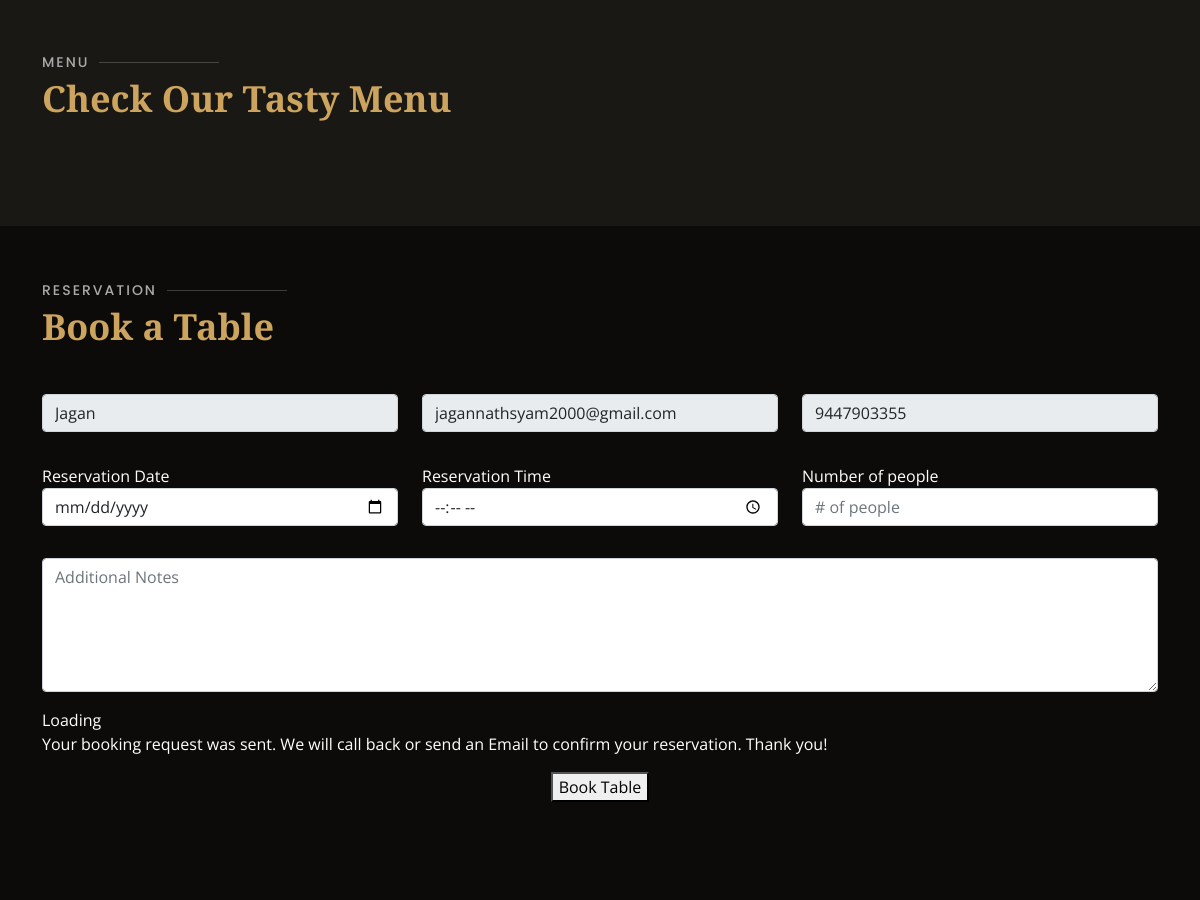
/user_restaurant_view/5 (signed in, middle part), run on an earlier commit of the app's database.
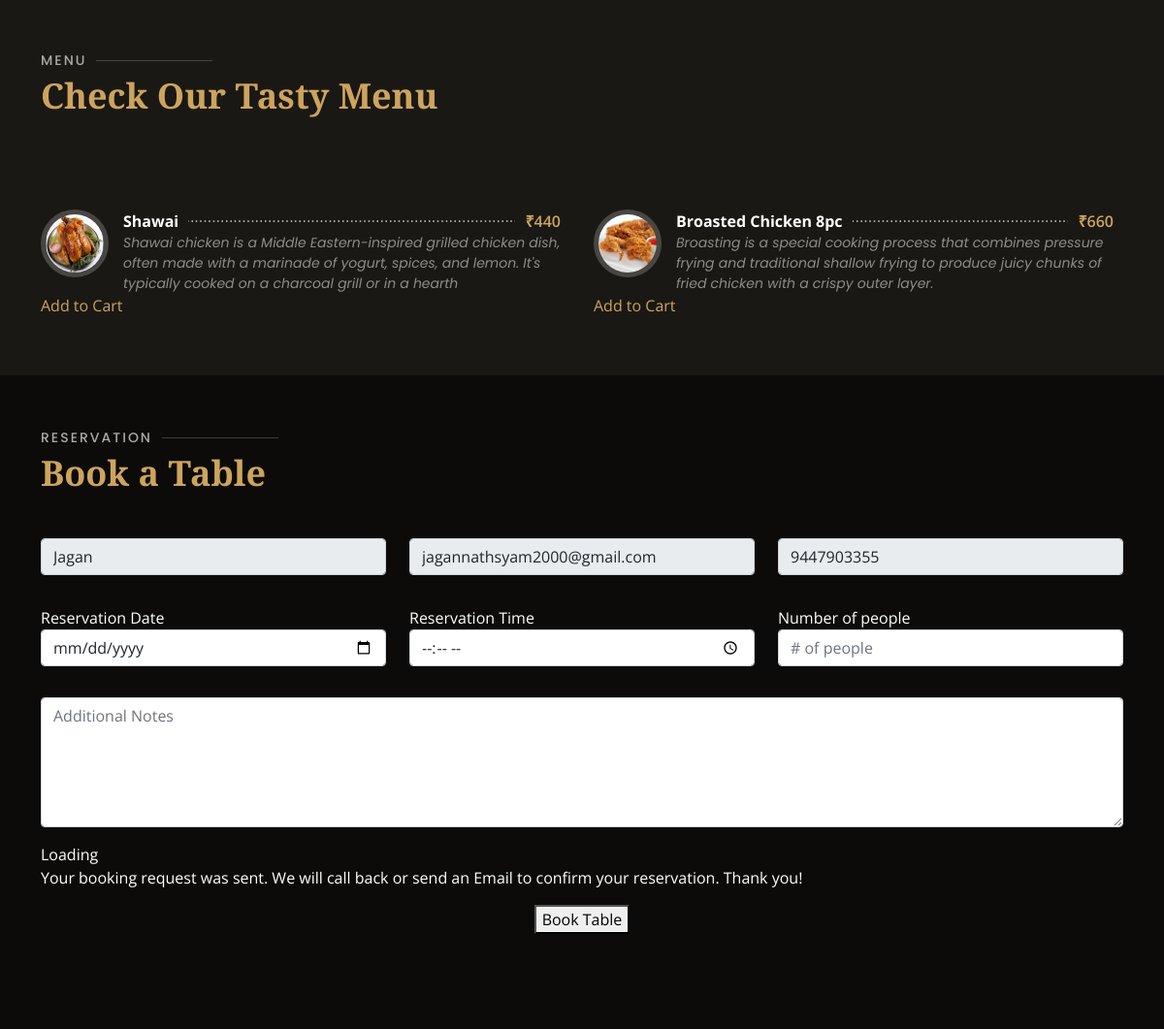
And on a later commit of the database.
### RestaurantApp/models.py (models this page shows)
class Dishes(models.Model):
    category=models.CharField(max_length=50)
    sub_category=models.CharField(max_length=50)
    dish_name=models.CharField(max_length=100)
    description=models.TextField(max_length=200)
    price=models.CharField(max_length=10)
    image=models.FileField(upload_to='dishes/')
    added_date=models.DateField(auto_now_add=True)
    login_id=models.ForeignKey('Staffs',on_delete=models.CASCADE)
    status=models.IntegerField(default=0)

### RestaurantApp/views.py (the view, shortened to what this page needs)
# urls.py: path('user_restaurant_view/<int:id>',views.user_restaurant_view,name='user_restaurant_view'),
def user_restaurant_view(request,id):
    user_id=request.session.get('user_id')
    if not user_id:
        return redirect('index')
    user=get_object_or_404(Users,login_id=user_id)
    log_details=get_object_or_404(Login,id=user_id)
    details=get_object_or_404(Restaurants,id=id)
    dishes=Dishes.objects.filter(login_id__restaurant_name=details,status=1)
    reviews=Reviews.objects.filter(restaurant_id=id)
    return render(request,'user_restaurant_view.html',{'details':details,'dishes':dishes,'user':user,'login':log_details,'reviews':reviews,'id':id})

### RestaurantApp/templates/user_restaurant_view.html (shortened to what the changed rows need)
{% load static %}
<!DOCTYPE html>
<html lang="en">
<head>
  <link href="https://stackpath.bootstrapcdn.com/bootstrap/4.5.2/css/bootstrap.min.css" rel="stylesheet">
<link href="https://stackpath.bootstrapcdn.com/bootstrap/4.5.2/css/bootstrap.min.css" rel="stylesheet">
  <link href="{% static 'users/assets/vendor/animate.css/animate.min.css' %}" rel="stylesheet">
  <link href="{% static 'users/assets/vendor/aos/aos.css' %}" rel="stylesheet">
  <link href="{% static 'users/assets/vendor/bootstrap/css/bootstrap.min.css' %}" rel="stylesheet">
  <link href="{% static 'users/assets/vendor/bootstrap-icons/bootstrap-icons.css' %}" rel="stylesheet">
  <link href="{% static 'users/assets/vendor/boxicons/css/boxicons.min.css' %}" rel="stylesheet">
  <link href="{% static 'users/assets/vendor/glightbox/css/glightbox.min.css' %}" rel="stylesheet">
  <link href="{% static 'users/assets/vendor/swiper/swiper-bundle.min.css' %}" rel="stylesheet">
  <link href="{% static 'users/assets/css/style.css' %}" rel="stylesheet">
</head>
<body>
  <main id="main">
    <section id="menu" class="menu section-bg">
      <div class="container" data-aos="fade-up">
        <div class="section-title">
          <h2>Menu</h2>
        </div>
        <div class="row menu-container" data-aos="fade-up" data-aos-delay="200">
          {% for a in dishes %}
          <div class="col-lg-6 menu-item filter-starters">
              <img src="/media/{{ a.image }}" class="menu-img" alt="image_not_found" height="70px">
              <div class="menu-content">
                  <a href="#">{{ a.dish_name }}</a><span>₹{{ a.price }}</span>
              </div>
              <div class="menu-ingredients">
                  {{ a.description }}
              </div>
              <a href="../add_to_cart/{{ details.id }}/{{ a.id }}" class="add-to-cart" data-id="{{ details.id }}" data-aid="{{ a.id }}">
                Add to Cart
              </a>
          </div>
          {% endfor %}
      </div>
    </section>
    <section id="book-a-table" class="book-a-table">
      <div class="container" data-aos="fade-up">
        <div class="section-title">
          <h2>Reservation</h2>
        </div>
      </div>
    </section>
  </main>
</body>
</html>

What changed in the data, as far as the page shows it:
added Dishes: image (picture), dish_name "Shawai", price "440", description "Shawai chicken is a Middle Eastern-inspired grilled chicken dish, often made with a marinade of yogurt, spices, and lemon. It's typically cooked on a charcoal grill or in a hearth"
added Dishes: image (picture), dish_name "Broasted Chicken 8pc", price "660", description "Broasting is a special cooking process that combines pressure frying and traditional shallow frying to produce juicy chunks of fried chicken with a crispy outer layer."
